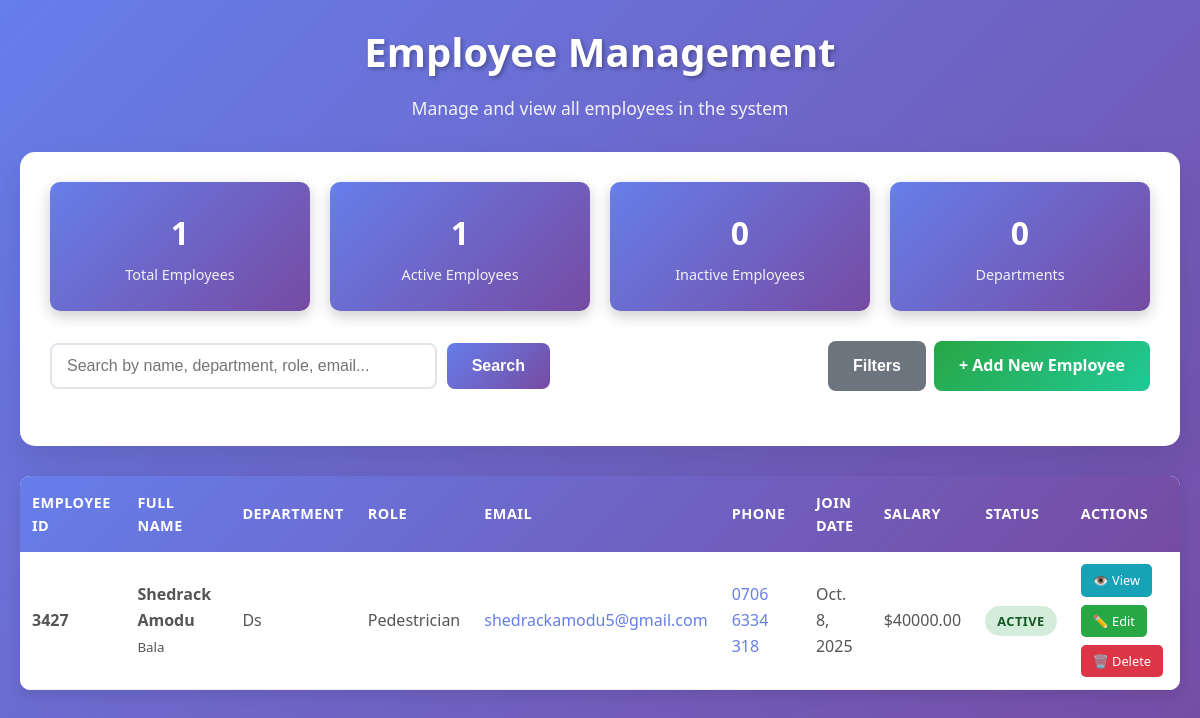
/employees/, run on the app's committed database.
### employee/models.py (models this page shows, shortened)
class Employee(models.Model):
    id = models.AutoField(primary_key=True)
    firstname = models.CharField(
        max_length=100,
        validators=[MinLengthValidator(2)],
        help_text="Enter employee's first name",
        verbose_name="First Name"
    )
    lastname = models.CharField(
        max_length=100,
        validators=[MinLengthValidator(2)],
        help_text="Enter employee's last name",
        verbose_name="Last Name"
    )
    othername = models.CharField(
        max_length=100,
        blank=True,
        null=True,
        help_text="Enter employee's other name (optional)",
        verbose_name="Other Name"
    )
    email = models.EmailField(
        unique=True,
        validators=[EmailValidator()],
        help_text="Enter valid email address",
        verbose_name="Email Address"
    )
    phone = models.CharField(
        max_length=15,
        blank=True,
        null=True,
        help_text="Enter phone number (optional)",
        verbose_name="Phone Number"
    )
    employee_id = models.CharField(
        max_length=20,
        unique=True,
        blank=True,
        null=True,
        help_text="Unique employee ID (optional)",
        verbose_name="Employee ID"
    )
    department = models.CharField(
        max_length=100,
        help_text="Enter department name",
        verbose_name="Department"
    )
    role = models.CharField(
        max_length=100,
        help_text="Enter job role",
        verbose_name="Job Role"
    )
    join_date = models.DateField(
        blank=True,
        null=True,
        help_text="Select join date",
        verbose_name="Join Date"
    )
    salary = models.DecimalField(
        max_digits=10,
        decimal_places=2,
        blank=True,
        null=True,
        help_text="Enter salary amount",
        verbose_name="Salary"
    )
    dob = models.DateField(
        help_text="Select date of birth",
        verbose_name="Date of Birth"
    )
    GENDER_CHOICES = [
        ('Male', 'Male'),
        ('Female', 'Female'),
        ('Other', 'Other'),
    ]
    gender = models.CharField(
        max_length=10,
        choices=GENDER_CHOICES,
        help_text="Select gender",
        verbose_name="Gender"
    )
    state = models.CharField(
        max_length=50,
        help_text="Enter state",
        verbose_name="State"
    )
    lga = models.CharField(
        max_length=50,
        help_text="Enter Local Government Area",
        verbose_name="LGA"
    )
    ward = models.CharField(
        max_length=100,
        help_text="Enter ward",
        verbose_name="Ward"
    )
    STATUS_CHOICES = [
        ('Active', 'Active'),
        ('Inactive', 'Inactive'),
        ('Suspended', 'Suspended'),
        ('On Leave', 'On Leave'),
    ]
    status = models.CharField(
        max_length=20,
        choices=STATUS_CHOICES,
        default='Active',
        help_text="Select employee status",
        verbose_name="Employment Status"
    )
    created_at = models.DateTimeField(auto_now_add=True)
    updated_at = models.DateTimeField(auto_now=True)
    class Meta:
        verbose_name = "Employee"
        verbose_name_plural = "Employees"
        ordering = ['-created_at']
        indexes = [
            models.Index(fields=['lastname', 'firstname']),
            models.Index(fields=['department']),
            models.Index(fields=['status']),
            models.Index(fields=['email']),
        ]
        constraints = [
            models.UniqueConstraint(
                fields=['email'],
                name='unique_employee_email'
            ),
            models.UniqueConstraint(
                fields=['employee_id'],
                condition=models.Q(employee_id__isnull=False),
                name='unique_employee_id_when_not_null'
            ),
        ]

### employee/views.py (the view, shortened to what this page needs)
# urls.py: path('employees/', views.employee_list, name='employee_list'),
def employee_list(request):
    employees_list = Employee.objects.all().order_by('-created_at')
    search_query = request.GET.get('search', '')
    department_filter = request.GET.get('department', '')
    status_filter = request.GET.get('status', '')
    gender_filter = request.GET.get('gender', '')
    if department_filter:
        employees_list = employees_list.filter(department=department_filter)
    if status_filter:
        employees_list = employees_list.filter(status=status_filter)
    if gender_filter:
        employees_list = employees_list.filter(gender=gender_filter)
    total_employees = Employee.objects.count()
    active_employees = Employee.objects.filter(status='Active').count()
    inactive_employees = Employee.objects.filter(status='Inactive').count()
    departments = Department.objects.all()
    paginator = Paginator(employees_list, 10)
    page = request.GET.get('page')
    try:
        employees = paginator.page(page)
    except PageNotAnInteger:
        employees = paginator.page(1)
    except EmptyPage:
        employees = paginator.page(paginator.num_pages)
    context = {
        'employees': employees,
        'search_query': search_query,
        'total_employees': total_employees,
        'active_employees': active_employees,
        'inactive_employees': inactive_employees,
        'departments': departments,
    }
    return render(request, 'employee/employee_list.html', context)

### employee/templates/employee/employee_list.html (shortened to what this page needs)
{% load static %}
<!DOCTYPE html>
<html lang="en">
<head>
</head>
<body>
    <div class="container">
        <div class="header">
            <h1>Employee Management</h1>
            <p>Manage and view all employees in the system</p>
        </div>
        <div class="dashboard-card">
            <div class="stats-grid">
                <div class="stat-card">
                    <h3>{{ total_employees|default:"0" }}</h3>
                    <p>Total Employees</p>
                </div>
                <div class="stat-card">
                    <h3>{{ active_employees|default:"0" }}</h3>
                    <p>Active Employees</p>
                </div>
                <div class="stat-card">
                    <h3>{{ inactive_employees|default:"0" }}</h3>
                    <p>Inactive Employees</p>
                </div>
                <div class="stat-card">
                    <h3>{{ departments.count|default:"0" }}</h3>
                    <p>Departments</p>
                </div>
            </div>
            <div class="controls">
                <div class="search-container">
                    <input type="text"
                           name="search"
                           class="search-input"
                           placeholder="Search by name, department, role, email..."
                           value="{{ request.GET.search }}"
                           id="searchInput">
                    <button type="button" class="btn btn-primary" onclick="performSearch()">
                        Search
                    </button>
                </div>
                <div class="action-buttons">
                    <button type="button" class="btn btn-secondary" onclick="toggleFilters()">
                        Filters
                    </button>
                    <a href="{% url 'employee_form' %}" class="btn btn-success">
                        + Add New Employee
                    </a>
                </div>
            </div>
        </div>
        <div class="table-container">
            {% if employees %}
            <table>
                <thead>
                    <tr>
                        <th>Employee ID</th>
                        <th>Full Name</th>
                        <th>Department</th>
                        <th>Role</th>
                        <th>Email</th>
                        <th>Phone</th>
                        <th>Join Date</th>
                        <th>Salary</th>
                        <th>Status</th>
                        <th>Actions</th>
                    </tr>
                </thead>
                <tbody>
                    {% for employee in employees %}
                    <tr>
                        <td>
                            <strong>{{ employee.employee_id|default:"N/A" }}</strong>
                        </td>
                        <td>
                            <strong>{{ employee.firstname }} {{ employee.lastname }}</strong>
                            {% if employee.othername %}
                            <br><small>{{ employee.othername }}</small>
                            {% endif %}
                        </td>
                        <td>{{ employee.department }}</td>
                        <td>{{ employee.role }}</td>
                        <td>
                            <a href="mailto:{{ employee.email }}" style="color: #667eea; text-decoration: none;">
                                {{ employee.email }}
                            </a>
                        </td>
                        <td>
                            {% if employee.phone %}
                            <a href="tel:{{ employee.phone }}" style="color: #667eea; text-decoration: none;">
                                {{ employee.phone }}
                            </a>
                            {% else %}
                            N/A
                            {% endif %}
                        </td>
                        <td>{{ employee.join_date|default:"N/A" }}</td>
                        <td>
                            {% if employee.salary %}
                            ${{ employee.salary }}
                            {% else %}
                            N/A
                            {% endif %}
                        </td>
                        <td>
                            <span class="status-badge status-{{ employee.status|lower|slugify }}">
                                {{ employee.status }}
                            </span>
                        </td>
                        <td>
                            <div class="action-buttons">
                                <a href="{% url 'employee_detail' employee.id %}" class="action-btn btn-view" title="View Details">
                                    👁️ View
                                </a>
                                <a href="{% url 'employee_update' employee.id %}" class="action-btn btn-edit" title="Edit Employee">
                                    ✏️ Edit
                                </a>
                                <a href="{% url 'employee_delete' employee.id %}" class="action-btn btn-delete" title="Delete Employee">
                                    🗑️ Delete
                                </a>
                            </div>
                        </td>
                    </tr>
                    {% endfor %}
                </tbody>
            </table>
            {% endif %}
        </div>
    </div>
</body>
</html>

### employee/templates/employee/employee_list.html (style rules this page uses)
* { margin: 0; padding: 0; box-sizing: border-box; }
body { font-family: 'Segoe UI', Tahoma, Geneva, Verdana, sans-serif; line-height: 1.6; color: #333; background: linear-gradient(135deg, #667eea 0%, #764ba2 100%); min-height: 100vh; padding: 20px; }
.container { max-width: 1400px; margin: 0 auto; }
.header { text-align: center; margin-bottom: 30px; }
.header h1 { color: white; font-size: 2.5rem; margin-bottom: 10px; text-shadow: 2px 2px 4px rgba(0,0,0,0.3); }
.header p { color: rgba(255,255,255,0.9); font-size: 1.1rem; }
.dashboard-card { background: white; padding: 30px; border-radius: 15px; box-shadow: 0 15px 35px rgba(0,0,0,0.1); margin-bottom: 30px; }
.stats-grid { display: grid; grid-template-columns: repeat(auto-fit, minmax(200px, 1fr)); gap: 20px; margin-bottom: 30px; }
.stat-card { background: linear-gradient(135deg, #667eea, #764ba2); color: white; padding: 25px; border-radius: 10px; text-align: center; box-shadow: 0 5px 15px rgba(0,0,0,0.2); }
.stat-card h3 { font-size: 2rem; margin-bottom: 5px; }
.stat-card p { opacity: 0.9; font-size: 0.9rem; }
.controls { display: flex; justify-content: space-between; align-items: center; margin-bottom: 25px; flex-wrap: wrap; gap: 15px; }
.search-container { display: flex; gap: 10px; flex: 1; max-width: 500px; }
.search-input { flex: 1; padding: 12px 15px; border: 2px solid #e1e5e9; border-radius: 8px; font-size: 1rem; transition: all 0.3s ease; }
.btn { padding: 12px 25px; border: none; border-radius: 8px; font-size: 1rem; font-weight: 600; cursor: pointer; transition: all 0.3s ease; text-decoration: none; display: inline-flex; align-items: center; gap: 8px; }
.btn-primary { background: linear-gradient(135deg, #667eea, #764ba2); color: white; }
.btn-success { background: linear-gradient(135deg, #28a745, #20c997); color: white; }
.btn-secondary { background: #6c757d; color: white; }
.table-container { background: white; border-radius: 10px; overflow: hidden; box-shadow: 0 5px 15px rgba(0,0,0,0.1); overflow-x: auto; }
table { width: 100%; border-collapse: collapse; min-width: 1000px; }
thead { background: linear-gradient(135deg, #667eea, #764ba2); }
th { padding: 15px 12px; text-align: left; color: white; font-weight: 600; font-size: 0.9rem; text-transform: uppercase; letter-spacing: 0.5px; }
tbody tr { transition: all 0.3s ease; border-bottom: 1px solid #f0f0f0; }
td { padding: 12px; color: #555; }
.status-badge { padding: 6px 12px; border-radius: 20px; font-size: 0.8rem; font-weight: 600; text-transform: uppercase; letter-spacing: 0.5px; }
.status-active { background: #d4edda; color: #155724; }
.action-buttons { display: flex; gap: 8px; flex-wrap: wrap; }
.action-btn { padding: 6px 12px; border: none; border-radius: 5px; font-size: 0.8rem; cursor: pointer; transition: all 0.3s ease; text-decoration: none; display: inline-flex; align-items: center; gap: 4px; }
.btn-view { background: #17a2b8; color: white; }
.btn-edit { background: #28a745; color: white; }
.btn-delete { background: #dc3545; color: white; }

### data on the page
Employee: employee_id "3427", firstname "Shedrack", lastname "Amodu", othername "Bala", department "Ds", role "Pedestrician", email "shedrackamodu5@gmail.com", phone "0706 6334 318", join_date "Oct. 8, 2025", salary "40000.00", status "ACTIVE"

### other printed values
{{ total_employees|default:"0" }} "1"
{{ active_employees|default:"0" }} "1"
{{ inactive_employees|default:"0" }} "0"
{{ departments.count|default:"0" }} "0"
